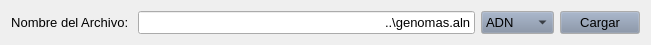
   <widget class="QWidget" name="horizontalLayoutWidget_3">
    <property name="geometry">
     <rect>
      <x>30</x>
      <y>230</y>
      <width>651</width>
      <height>31</height>
     </rect>
    </property>
    <property name="palette">
     <palette>
      <active>
       <colorrole role="Button">
        <brush brushstyle="SolidPattern">
         <color alpha="255">
          <red>127</red>
          <green>141</green>
          <blue>163</blue>
         </color>
        </brush>
       </colorrole>
       <colorrole role="Mid">
        <brush brushstyle="SolidPattern">
         <color alpha="255">
          <red>101</red>
          <green>119</green>
          <blue>147</blue>
         </color>
        </brush>
       </colorrole>
      </active>
      <inactive>
       <colorrole role="Button">
        <brush brushstyle="SolidPattern">
         <color alpha="255">
          <red>127</red>
          <green>141</green>
          <blue>163</blue>
         </color>
        </brush>
       </colorrole>
       <colorrole role="Mid">
        <brush brushstyle="SolidPattern">
         <color alpha="255">
          <red>101</red>
          <green>119</green>
          <blue>147</blue>
         </color>
        </brush>
       </colorrole>
      </inactive>
      <disabled>
       <colorrole role="Button">
        <brush brushstyle="SolidPattern">
         <color alpha="255">
          <red>127</red>
          <green>141</green>
          <blue>163</blue>
         </color>
        </brush>
       </colorrole>
       <colorrole role="Mid">
        <brush brushstyle="SolidPattern">
         <color alpha="255">
          <red>101</red>
          <green>119</green>
          <blue>147</blue>
         </color>
        </brush>
       </colorrole>
      </disabled>
     </palette>
    </property>
    <layout class="QHBoxLayout" name="horizontalLayout_4">
     <item>
      <widget class="QLabel" name="label_6">
       <property name="palette">
        <palette>
         <active>
          <colorrole role="Button">
           <brush brushstyle="SolidPattern">
            <color alpha="255">
             <red>127</red>
             <green>141</green>
             <blue>163</blue>
            </color>
           </brush>
          </colorrole>
          <colorrole role="Mid">
           <brush brushstyle="SolidPattern">
            <color alpha="255">
             <red>101</red>
             <green>119</green>
             <blue>147</blue>
            </color>
           </brush>
          </colorrole>
         </active>
         <inactive>
          <colorrole role="Button">
           <brush brushstyle="SolidPattern">
            <color alpha="255">
             <red>127</red>
             <green>141</green>
             <blue>163</blue>
            </color>
           </brush>
          </colorrole>
          <colorrole role="Mid">
           <brush brushstyle="SolidPattern">
            <color alpha="255">
             <red>101</red>
             <green>119</green>
             <blue>147</blue>
            </color>
           </brush>
          </colorrole>
         </inactive>
         <disabled>
          <colorrole role="Button">
           <brush brushstyle="SolidPattern">
            <color alpha="255">
             <red>127</red>
             <green>141</green>
             <blue>163</blue>
            </color>
           </brush>
          </colorrole>
          <colorrole role="Mid">
           <brush brushstyle="SolidPattern">
            <color alpha="255">
             <red>101</red>
             <green>119</green>
             <blue>147</blue>
            </color>
           </brush>
          </colorrole>
         </disabled>
        </palette>
       </property>
       <property name="font">
        <font>
         <family>Arimo</family>
         <pointsize>10</pointsize>
        </font>
       </property>
       <property name="text">
        <string>Nombre del Archivo: </string>
       </property>
       <property name="alignment">
        <set>Qt::AlignCenter</set>
       </property>
      </widget>
     </item>
     <item>
      <widget class="QLineEdit" name="lineNArchivo">
       <property name="maximumSize">
        <size>
         <width>431</width>
         <height>16777215</height>
        </size>
       </property>
       <property name="palette">
        <palette>
         <active>
          <colorrole role="Button">
           <brush brushstyle="SolidPattern">
            <color alpha="255">
             <red>127</red>
             <green>141</green>
             <blue>163</blue>
            </color>
           </brush>
          </colorrole>
          <colorrole role="Mid">
           <brush brushstyle="SolidPattern">
            <color alpha="255">
             <red>101</red>
             <green>119</green>
             <blue>147</blue>
            </color>
           </brush>
          </colorrole>
         </active>
         <inactive>
          <colorrole role="Button">
           <brush brushstyle="SolidPattern">
            <color alpha="255">
             <red>127</red>
             <green>141</green>
             <blue>163</blue>
            </color>
           </brush>
          </colorrole>
          <colorrole role="Mid">
           <brush brushstyle="SolidPattern">
            <color alpha="255">
             <red>101</red>
             <green>119</green>
             <blue>147</blue>
            </color>
           </brush>
          </colorrole>
         </inactive>
         <disabled>
          <colorrole role="Button">
           <brush brushstyle="SolidPattern">
            <color alpha="255">
             <red>127</red>
             <green>141</green>
             <blue>163</blue>
            </color>
           </brush>
          </colorrole>
          <colorrole role="Mid">
           <brush brushstyle="SolidPattern">
            <color alpha="255">
             <red>101</red>
             <green>119</green>
             <blue>147</blue>
            </color>
           </brush>
          </colorrole>
         </disabled>
        </palette>
       </property>
       <property name="font">
        <font>
         <family>Arimo</family>
         <pointsize>10</pointsize>
        </font>
       </property>
       <property name="text">
        <string>..\genomas.aln</string>
       </property>
       <property name="alignment">
        <set>Qt::AlignRight|Qt::AlignTrailing|Qt::AlignVCenter</set>
       </property>
      </widget>
     </item>
     <item>
      <widget class="QComboBox" name="comboBox">
       <property name="palette">
        <palette>
         <active>
          <colorrole role="Button">
           <brush brushstyle="SolidPattern">
            <color alpha="255">
             <red>127</red>
             <green>141</green>
             <blue>163</blue>
            </color>
           </brush>
          </colorrole>
          <colorrole role="Mid">
           <brush brushstyle="SolidPattern">
            <color alpha="255">
             <red>101</red>
             <green>119</green>
             <blue>147</blue>
            </color>
           </brush>
          </colorrole>
         </active>
         <inactive>
          <colorrole role="Button">
           <brush brushstyle="SolidPattern">
            <color alpha="255">
             <red>127</red>
             <green>141</green>
             <blue>163</blue>
            </color>
           </brush>
          </colorrole>
          <colorrole role="Mid">
           <brush brushstyle="SolidPattern">
            <color alpha="255">
             <red>101</red>
             <green>119</green>
             <blue>147</blue>
            </color>
           </brush>
          </colorrole>
         </inactive>
         <disabled>
          <colorrole role="Button">
           <brush brushstyle="SolidPattern">
            <color alpha="255">
             <red>127</red>
             <green>141</green>
             <blue>163</blue>
            </color>
           </brush>
          </colorrole>
          <colorrole role="Mid">
           <brush brushstyle="SolidPattern">
            <color alpha="255">
             <red>101</red>
             <green>119</green>
             <blue>147</blue>
            </color>
           </brush>
          </colorrole>
         </disabled>
        </palette>
       </property>
       <property name="font">
        <font>
         <family>Arimo</family>
         <pointsize>10</pointsize>
        </font>
       </property>
       <item>
        <property name="text">
         <string>ADN</string>
        </property>
       </item>
       <item>
        <property name="text">
         <string>Péptido</string>
        </property>
       </item>
      </widget>
     </item>
     <item>
      <widget class="QPushButton" name="pushButtonCargar">
       <property name="palette">
        <palette>
         <active>
          <colorrole role="Button">
           <brush brushstyle="SolidPattern">
            <color alpha="255">
             <red>127</red>
             <green>141</green>
             <blue>163</blue>
            </color>
           </brush>
          </colorrole>
          <colorrole role="Mid">
           <brush brushstyle="SolidPattern">
            <color alpha="255">
             <red>101</red>
             <green>119</green>
             <blue>147</blue>
            </color>
           </brush>
          </colorrole>
         </active>
         <inactive>
          <colorrole role="Button">
           <brush brushstyle="SolidPattern">
            <color alpha="255">
             <red>127</red>
             <green>141</green>
             <blue>163</blue>
            </color>
           </brush>
          </colorrole>
          <colorrole role="Mid">
           <brush brushstyle="SolidPattern">
            <color alpha="255">
             <red>101</red>
             <green>119</green>
             <blue>147</blue>
            </color>
           </brush>
          </colorrole>
         </inactive>
         <disabled>
          <colorrole role="Button">
           <brush brushstyle="SolidPattern">
            <color alpha="255">
             <red>127</red>
             <green>141</green>
             <blue>163</blue>
            </color>
           </brush>
          </colorrole>
          <colorrole role="Mid">
           <brush brushstyle="SolidPattern">
            <color alpha="255">
             <red>101</red>
             <green>119</green>
             <blue>147</blue>
            </color>
           </brush>
          </colorrole>
         </disabled>
        </palette>
       </property>
       <property name="font">
        <font>
         <family>Arimo</family>
         <pointsize>10</pointsize>
        </font>
       </property>
       <property name="text">
        <string>Cargar</string>
       </property>
      </widget>
     </item>
    </layout>
   </widget>
